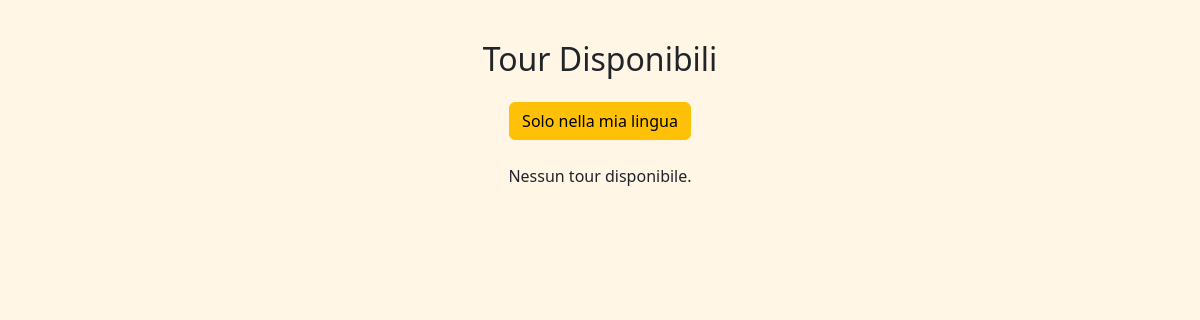
Page /tours/ on the earlier database version.
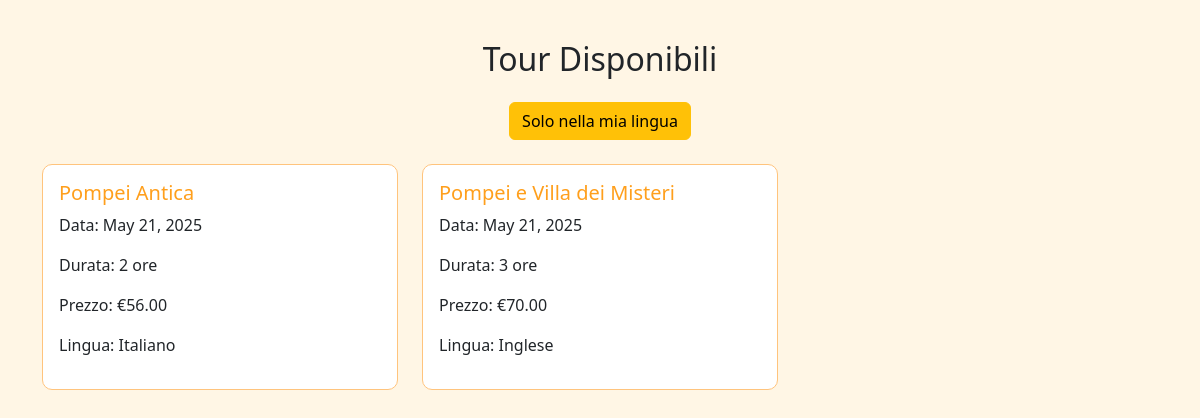
Same page on the later database version.
### Askos/models.py (models this page shows, shortened)
class Tour(models.Model):
    nome = models.CharField(max_length=100)
    data = models.DateField()
    durata = models.CharField(max_length=50)
    prezzo = models.DecimalField(max_digits=8, decimal_places=2)
    lingua = models.ForeignKey(Lingua, on_delete=models.SET_NULL, null=True, related_name='tour')
    guide = models.ManyToManyField(
        Staff,
        limit_choices_to={'ruolo': 'guida'},
        related_name='tour_guide',
        blank=True
    )
    driver = models.ManyToManyField(
        Staff,
        limit_choices_to={'ruolo': 'driver'},
        related_name='tour_driver',
        blank=True
    )

class Lingua(models.Model):
    nome = models.CharField(max_length=50, unique=True)

### Askos/views.py (the view, shortened to what this page needs)
# urls.py: path('tours/', tour_list_view, name='tour_list'),
def tour_list_view(request):
    tours = Tour.objects.all()
    lingua_filtrata = False
    return render(request, 'tour_list.html', {
        'tours': tours,
        'lingua_filtrata': lingua_filtrata,
    })

### templates/tour_list.html (shortened to what this page needs)
{% load static %}
<!DOCTYPE html>
<html lang="it">
<head>
    <link href="https://cdn.jsdelivr.net/npm/bootstrap@5.3.3/dist/css/bootstrap.min.css" rel="stylesheet">
</head>
<body>
<div class="container">
    <h2 class="text-center mb-4">Tour Disponibili</h2>
    <div class="text-center mb-4">
        {% if lingua_filtrata %}
            <a href="{% url 'tour_list' %}" class="btn btn-secondary">Tutti i tour</a>
        {% else %}
            <a href="?lingua=mia" class="btn btn-warning">Solo nella mia lingua</a>
        {% endif %}
    </div>
    <div class="row">
        {% for tour in tours %}
            <div class="col-md-4 mb-4">
                <div class="card p-3 h-100">
                    <h5 class="card-title">{{ tour.nome }}</h5>
                    <p>Data: {{ tour.data }}</p>
                    <p>Durata: {{ tour.durata }} ore</p>
                    <p>Prezzo: €{{ tour.prezzo }}</p>
                    <p>Lingua: {{ tour.lingua.nome }}</p>
                </div>
            </div>
        {% empty %}
            <p class="text-center">Nessun tour disponibile.</p>
        {% endfor %}
    </div>
</div>
</body>
</html>

### templates/tour_list.html (style rules this page uses)
body { background-color: #fff6e5; font-family: 'Segoe UI', sans-serif; }
.container { margin-top: 40px; }
.card { border: 1px solid #ffc47d; border-radius: 10px; }
.card-title { color: #ff9f1c; }

Differences in the rows shown:
added Tour: nome "Pompei Antica", data "May 21, 2025", durata "2", prezzo "56.00", lingua.nome "Italiano"
added Tour: nome "Pompei e Villa dei Misteri", data "May 21, 2025", durata "3", prezzo "70.00", lingua.nome "Inglese"
Other differences:
text no longer shown: "Nessun tour disponibile."
